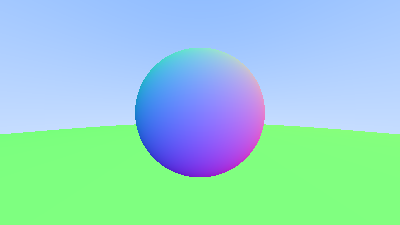
#> input picture image.ppm, 400 x 225 px, found by its file name
$ python view_ppm.py
#> lines starting #> are read from the running program, lines starting #| are printed output that depends on the picture
# view_ppm_color.py
from PIL import Image

def rgb_to_ansi(r, g, b):
    # Convert RGB to ANSI color escape code
    return f"\033[38;2;{r};{g};{b}m"

def view_ppm(filename):
    # Load image
#> called with filename = 'image.ppm'
    img = Image.open(filename)
#> img is the input picture: PIL image 400x225 RGB; mean R, G, B 148.6, 212.5, 204.5

    # Calculate dimensions for terminal
    term_width = 80
    aspect = img.height/img.width
#> aspect = 0.562
    term_height = int(term_width * aspect * 0.5)
#> term_height = 22

    # Resize for terminal display
    img = img.resize((term_width, term_height))
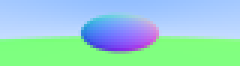
#> img: PIL image 80x22 RGB (shown 3 times larger); mean R, G, B 148.6, 212.4, 204.3

    # Dense ASCII char for colored blocks
    block = "█"

    # Print image with colors
    for y in range(term_height):
        for x in range(term_width):
            # Get RGB values
            pixel = img.getpixel((x,y))
            if isinstance(pixel, tuple):
                r,g,b = pixel
            else:
                r = g = b = pixel

            # Print colored block
            print(f"{rgb_to_ansi(r,g,b)}{block}", end='')
        print("\033[0m")  # Reset color at end of line

if __name__ == "__main__":
    view_ppm("image.ppm")
